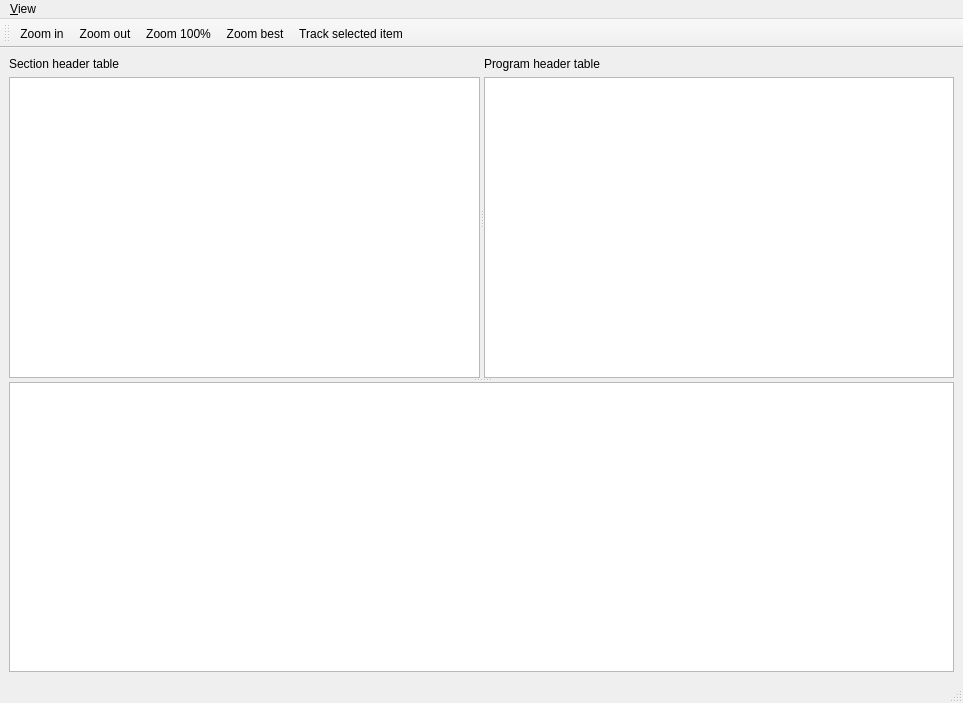
<?xml version="1.0" encoding="UTF-8"?>
<ui version="4.0">
 <class>MainWindow</class>
 <widget class="QMainWindow" name="MainWindow">
  <property name="geometry">
   <rect>
    <x>0</x>
    <y>0</y>
    <width>963</width>
    <height>703</height>
   </rect>
  </property>
  <property name="windowTitle">
   <string>ELF layout viewer</string>
  </property>
  <widget class="QWidget" name="centralwidget">
   <layout class="QVBoxLayout" name="verticalLayout_3">
    <item>
     <widget class="QSplitter" name="splitter_2">
      <property name="orientation">
       <enum>Qt::Vertical</enum>
      </property>
      <widget class="QSplitter" name="splitter">
       <property name="orientation">
        <enum>Qt::Horizontal</enum>
       </property>
       <widget class="QWidget" name="layoutWidget">
        <layout class="QVBoxLayout" name="verticalLayout">
         <item>
          <widget class="QLabel" name="sectionHeaderTableLabel">
           <property name="text">
            <string>Section header table</string>
           </property>
          </widget>
         </item>
         <item>
          <widget class="QTableView" name="sectionHeaderTableView">
           <property name="sortingEnabled">
            <bool>true</bool>
           </property>
          </widget>
         </item>
        </layout>
       </widget>
       <widget class="QWidget" name="layoutWidget">
        <layout class="QVBoxLayout" name="verticalLayout_2">
         <item>
          <widget class="QLabel" name="programHeaderTableLabel">
           <property name="text">
            <string>Program header table</string>
           </property>
          </widget>
         </item>
         <item>
          <widget class="QTableView" name="programHeaderTableView">
           <property name="sortingEnabled">
            <bool>true</bool>
           </property>
          </widget>
         </item>
        </layout>
       </widget>
      </widget>
      <widget class="QGraphicsView" name="layoutView"/>
     </widget>
    </item>
   </layout>
  </widget>
  <widget class="QMenuBar" name="menubar">
   <property name="geometry">
    <rect>
     <x>0</x>
     <y>0</y>
     <width>963</width>
     <height>20</height>
    </rect>
   </property>
   <widget class="QMenu" name="menuView">
    <property name="title">
     <string>&amp;View</string>
    </property>
    <addaction name="actionZoom_in"/>
    <addaction name="actionZoom_out"/>
    <addaction name="actionZoom_original"/>
    <addaction name="actionZoom_best"/>
    <addaction name="actionTrack_selected_item"/>
   </widget>
   <addaction name="menuView"/>
  </widget>
  <widget class="QStatusBar" name="statusbar"/>
  <widget class="QToolBar" name="toolBar">
   <property name="windowTitle">
    <string>toolBar</string>
   </property>
   <attribute name="toolBarArea">
    <enum>TopToolBarArea</enum>
   </attribute>
   <attribute name="toolBarBreak">
    <bool>false</bool>
   </attribute>
   <addaction name="actionZoom_in"/>
   <addaction name="actionZoom_out"/>
   <addaction name="actionZoom_original"/>
   <addaction name="actionZoom_best"/>
   <addaction name="actionTrack_selected_item"/>
  </widget>
  <action name="actionZoom_in">
   <property name="icon">
    <iconset theme="zoom-in">
     <normaloff>.</normaloff>.</iconset>
   </property>
   <property name="text">
    <string>&amp;Zoom in</string>
   </property>
  </action>
  <action name="actionZoom_out">
   <property name="icon">
    <iconset theme="zoom-out">
     <normaloff>.</normaloff>.</iconset>
   </property>
   <property name="text">
    <string>Zoom &amp;out</string>
   </property>
  </action>
  <action name="actionZoom_original">
   <property name="icon">
    <iconset theme="zoom-original">
     <normaloff>.</normaloff>.</iconset>
   </property>
   <property name="text">
    <string>Zoom &amp;100%</string>
   </property>
  </action>
  <action name="actionZoom_best">
   <property name="icon">
    <iconset theme="zoom-fit-best">
     <normaloff>.</normaloff>.</iconset>
   </property>
   <property name="text">
    <string>Zoom &amp;best</string>
   </property>
  </action>
  <action name="actionTrack_selected_item">
   <property name="checkable">
    <bool>true</bool>
   </property>
   <property name="text">
    <string>Track selected item</string>
   </property>
  </action>
 </widget>
 <resources/>
 <connections/>
</ui>
